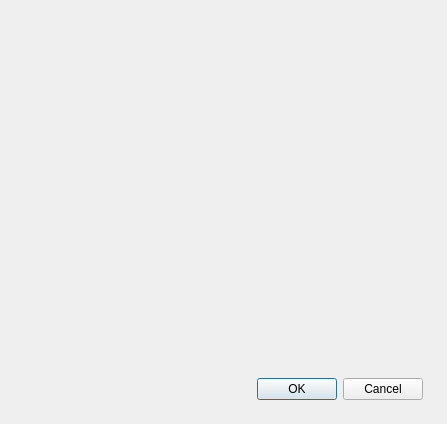
<?xml version="1.0" encoding="UTF-8"?>
<ui version="4.0">
 <class>EditEntryAttachmentsDialog</class>
 <widget class="QDialog" name="EditEntryAttachmentsDialog">
  <property name="geometry">
   <rect>
    <x>0</x>
    <y>0</y>
    <width>447</width>
    <height>424</height>
   </rect>
  </property>
  <property name="windowTitle">
   <string notr="true"/>
  </property>
  <layout class="QVBoxLayout" name="verticalLayout">
   <property name="spacing">
    <number>12</number>
   </property>
   <property name="leftMargin">
    <number>24</number>
   </property>
   <property name="topMargin">
    <number>24</number>
   </property>
   <property name="rightMargin">
    <number>24</number>
   </property>
   <property name="bottomMargin">
    <number>24</number>
   </property>
   <item>
    <widget class="AttachmentWidget" name="attachmentWidget" native="true">
     <property name="sizePolicy">
      <sizepolicy hsizetype="Expanding" vsizetype="Expanding">
       <horstretch>0</horstretch>
       <verstretch>0</verstretch>
      </sizepolicy>
     </property>
    </widget>
   </item>
   <item>
    <widget class="Material::ButtonBox" name="dialogButtons">
     <property name="standardButtons">
      <set>QDialogButtonBox::Cancel|QDialogButtonBox::Ok</set>
     </property>
    </widget>
   </item>
  </layout>
 </widget>
 <customwidgets>
  <customwidget>
   <class>Material::ButtonBox</class>
   <extends>QDialogButtonBox</extends>
   <header>gui/material/MaterialControls.h</header>
  </customwidget>
  <customwidget>
   <class>AttachmentWidget</class>
   <extends>QWidget</extends>
   <header location="global">gui/entry/attachments/AttachmentWidget.h</header>
   <container>1</container>
  </customwidget>
 </customwidgets>
 <resources/>
 <connections/>
</ui>
